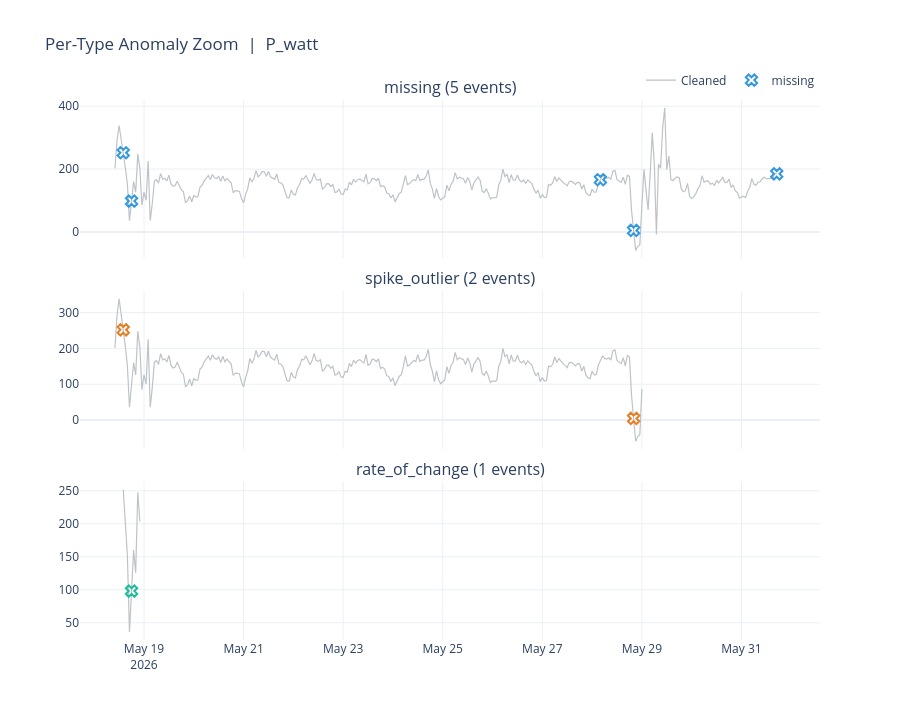

Notebook cell for this chart:
### Code cell
# ── 3.4  Per-type zoom: cleaned series with highlighted anomalies ──────────
if df_a.empty:
    print("No anomalies — nothing to zoom into.")
else:
    df_cl = pd.DataFrame(result.cleaned_data)
    df_cl['ts']    = pd.to_datetime(df_cl['timestamp'], utc=True).dt.tz_convert(None)
    df_cl['value'] = df_cl[TAG].astype(float)

    types_present = [t for t in TYPE_ORDER if t in df_a['anomaly_type'].values]
    n_plots = len(types_present)

    fig_zoom = make_subplots(
        rows=n_plots, cols=1,
        shared_xaxes=True,
        subplot_titles=[
            f'{t} ({len(df_a[df_a["anomaly_type"]==t])} events)' for t in types_present
        ],
        vertical_spacing=0.06,
    )

    for row_i, atype in enumerate(types_present, start=1):
        color = ANOM_COLORS.get(atype, '#95a5a6')
        sub   = df_a[df_a['anomaly_type'] == atype].copy()

        t_min  = sub['ts'].min() - pd.Timedelta(hours=4)
        t_max  = sub['ts'].max() + pd.Timedelta(hours=4)
        df_win = df_cl[(df_cl['ts'] >= t_min) & (df_cl['ts'] <= t_max)]

        fig_zoom.add_trace(go.Scatter(
            x=df_win['ts'], y=df_win['value'],
            mode='lines', name='Cleaned',
            line=dict(color='#bdc3c7', width=1.2),
            showlegend=(row_i == 1),
        ), row=row_i, col=1)

        marker_y = sub.merge(df_cl[['ts', 'value']], on='ts', how='left')['value']
        hover_txt = [
            f"<b>{atype}</b><br>"
            f"{r.ts.strftime('%Y-%m-%d %H:%M')}<br>"
            f"raw={r.raw_value:.3f}<br>action={r.action_taken}"
            if pd.notna(r.raw_value) else
            f"<b>{atype}</b><br>{r.ts.strftime('%Y-%m-%d %H:%M')}<br>action={r.action_taken}"
            for _, r in sub.iterrows()
        ]
        fig_zoom.add_trace(go.Scatter(
            x=sub['ts'], y=marker_y,
            mode='markers', name=atype,
            marker=dict(color=color, size=10, symbol='x-open', line=dict(width=2)),
            hovertext=hover_txt, hoverinfo='text',
            showlegend=(row_i == 1),
        ), row=row_i, col=1)

    fig_zoom.update_layout(
        title=f'Per-Type Anomaly Zoom  |  {_r["short_model"]}',
        hovermode='x unified',
        template='plotly_white',
        height=240 * n_plots,
        legend=dict(orientation='h', yanchor='bottom', y=1.01, xanchor='right', x=1),
    )
    fig_zoom.show()

    display(
        df_a[['ts', 'anomaly_type', 'action_taken', 'raw_value', 'duration_seconds']]
        .sort_values(['anomaly_type', 'ts'])
        .reset_index(drop=True)
    )

### Figure 1 — Plotly figure (JSON) as saved in the notebook; plotly's stock layout.template omitted (floating-point values rounded to 4 significant figures; data arrays with more than 128 entries replaced by an {"elided": "..."} marker saying what was removed)
{"data": [{"line": {"color": "#bdc3c7", "width": 1.2}, "mode": "lines", "name": "Cleaned", "showlegend": true, "type": "scatter", "x": {"elided": "320 str values"}, "xaxis": "x", "y": {"elided": "320 float values"}, "yaxis": "y"}, {"hoverinfo": "text", "hovertext": ["<b>missing</b><br>2026-05-18 14:00<br>action=linear_interpolated", "<b>missing</b><br>2026-05-18 18:00<br>action=linear_interpolated", "<b>missing</b><br>2026-05-28 04:00<br>action=linear_interpolated", "<b>missing</b><br>2026-05-28 20:00<br>action=linear_interpolated", "<b>missing</b><br>2026-05-31 17:00<br>action=linear_interpolated"], "marker": {"color": "#3498db", "line": {"width": 2}, "size": 10, "symbol": "x-open"}, "mode": "markers", "name": "missing", "showlegend": true, "type": "scatter", "x": ["2026-05-18T14:00:00.000000000", "2026-05-18T18:00:00.000000000", "2026-05-28T04:00:00.000000000", "2026-05-28T20:00:00.000000000", "2026-05-31T17:00:00.000000000"], "xaxis": "x", "y": [251.9, 98.05, 166.1, 4.642, 184.8], "yaxis": "y"}, {"line": {"color": "#bdc3c7", "width": 1.2}, "mode": "lines", "name": "Cleaned", "showlegend": false, "type": "scatter", "x": {"elided": "255 str values"}, "xaxis": "x2", "y": {"elided": "255 float values"}, "yaxis": "y2"}, {"hoverinfo": "text", "hovertext": ["<b>spike_outlier</b><br>2026-05-18 14:00<br>raw=426.343<br>action=replaced_with_nan", "<b>spike_outlier</b><br>2026-05-28 20:00<br>raw=-168.017<br>action=replaced_with_nan"], "marker": {"color": "#e67e22", "line": {"width": 2}, "size": 10, "symbol": "x-open"}, "mode": "markers", "name": "spike_outlier", "showlegend": false, "type": "scatter", "x": ["2026-05-18T14:00:00.000000000", "2026-05-28T20:00:00.000000000"], "xaxis": "x2", "y": [251.9, 4.642], "yaxis": "y2"}, {"line": {"color": "#bdc3c7", "width": 1.2}, "mode": "lines", "name": "Cleaned", "showlegend": false, "type": "scatter", "x": ["2026-05-18T14:00:00.000000000", "2026-05-18T15:00:00.000000000", "2026-05-18T16:00:00.000000000", "2026-05-18T17:00:00.000000000", "2026-05-18T18:00:00.000000000", "2026-05-18T19:00:00.000000000", "2026-05-18T20:00:00.000000000", "2026-05-18T21:00:00.000000000", "2026-05-18T22:00:00.000000000"], "xaxis": "x3", "y": [251.9, 205.7, 151.5, 35.92, 98.05, 160.2, 126.0, 247.5, 203.7], "yaxis": "y3"}, {"hoverinfo": "text", "hovertext": ["<b>rate_of_change</b><br>2026-05-18 18:00<br>raw=352.560<br>action=replaced_with_nan"], "marker": {"color": "#1abc9c", "line": {"width": 2}, "size": 10, "symbol": "x-open"}, "mode": "markers", "name": "rate_of_change", "showlegend": false, "type": "scatter", "x": ["2026-05-18T18:00:00.000000000"], "xaxis": "x3", "y": [98.05], "yaxis": "y3"}], "layout": {"annotations": [{"font": {"size": 16}, "showarrow": false, "text": "missing (5 events)", "x": 0.5, "xanchor": "center", "xref": "paper", "y": 1, "yanchor": "bottom", "yref": "paper"}, {"font": {"size": 16}, "showarrow": false, "text": "spike_outlier (2 events)", "x": 0.5, "xanchor": "center", "xref": "paper", "y": 0.6467, "yanchor": "bottom", "yref": "paper"}, {"font": {"size": 16}, "showarrow": false, "text": "rate_of_change (1 events)", "x": 0.5, "xanchor": "center", "xref": "paper", "y": 0.2933, "yanchor": "bottom", "yref": "paper"}], "height": 720, "hovermode": "x unified", "legend": {"orientation": "h", "x": 1, "xanchor": "right", "y": 1.01, "yanchor": "bottom"}, "title": {"text": "Per-Type Anomaly Zoom  |  P_watt"}, "xaxis": {"anchor": "y", "domain": [0, 1], "matches": "x3", "showticklabels": false}, "xaxis2": {"anchor": "y2", "domain": [0, 1], "matches": "x3", "showticklabels": false}, "xaxis3": {"anchor": "y3", "domain": [0, 1]}, "yaxis": {"anchor": "x", "domain": [0.7067, 1]}, "yaxis2": {"anchor": "x2", "domain": [0.3533, 0.6467]}, "yaxis3": {"anchor": "x3", "domain": [0, 0.2933]}}}
